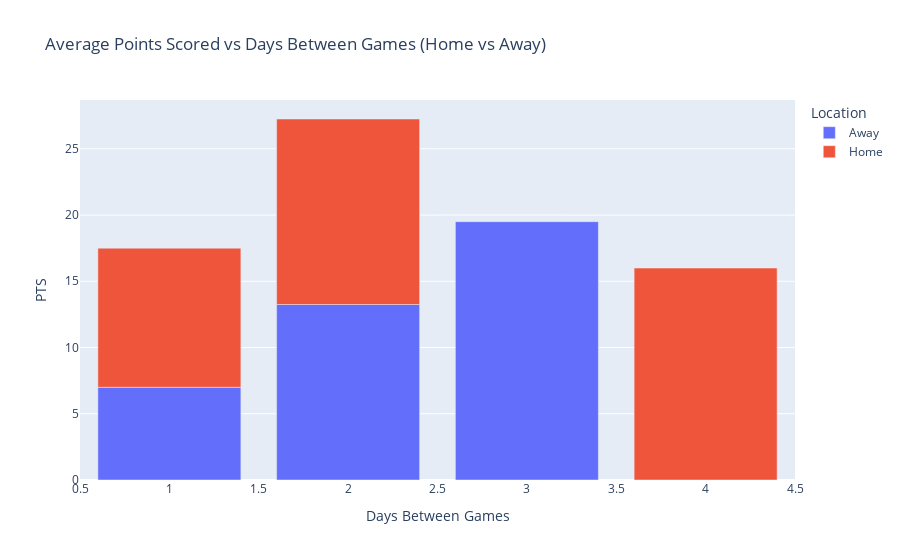

Notebook code for this chart:
### Markdown cell above
Average points as days_diff increases

### Code cell
avg_points_per_diff = player_df.groupby(['days_diff','Location'])['PTS'].mean().reset_index()

# Create a scatter plot with Plotly
# fig = px.scatter(avg_points_per_diff, x='days_diff', y='PTS', color='Location',
#                  title='Average Points Scored vs Days Between Games (Home vs Away)',
#                  labels={'days_diff': 'Days Between Games', 'points_scored': 'Average Points Scored'},
#                  symbol='Location',  # Different symbols for Home and Away
#                  trendline='ols'  # Optional: Adds a trendline
# )
fig = px.bar(avg_points_per_diff, x='days_diff', y='PTS', color='Location',
                 title='Average Points Scored vs Days Between Games (Home vs Away)',
                 labels={'days_diff': 'Days Between Games', 'points_scored': 'Average Points Scored'},
)

# Show the plot
fig.show()

### Figure 1 — Plotly figure (JSON) as saved in the notebook; plotly's stock layout.template omitted (floating-point values rounded to 4 significant figures)
{"data": [{"alignmentgroup": "True", "hovertemplate": "Location=Away<br>Days Between Games=%{x}<br>PTS=%{y}<extra></extra>", "legendgroup": "Away", "marker": {"color": "#636efa", "pattern": {"shape": ""}}, "name": "Away", "offsetgroup": "Away", "orientation": "v", "showlegend": true, "textposition": "auto", "type": "bar", "x": [1, 2, 3], "xaxis": "x", "y": [7, 13.25, 19.5], "yaxis": "y"}, {"alignmentgroup": "True", "hovertemplate": "Location=Home<br>Days Between Games=%{x}<br>PTS=%{y}<extra></extra>", "legendgroup": "Home", "marker": {"color": "#EF553B", "pattern": {"shape": ""}}, "name": "Home", "offsetgroup": "Home", "orientation": "v", "showlegend": true, "textposition": "auto", "type": "bar", "x": [1, 2, 4], "xaxis": "x", "y": [10.5, 14, 16], "yaxis": "y"}], "layout": {"barmode": "relative", "legend": {"title": {"text": "Location"}, "tracegroupgap": 0}, "title": {"text": "Average Points Scored vs Days Between Games (Home vs Away)"}, "xaxis": {"anchor": "y", "domain": [0, 1], "title": {"text": "Days Between Games"}}, "yaxis": {"anchor": "x", "domain": [0, 1], "title": {"text": "PTS"}}}}
